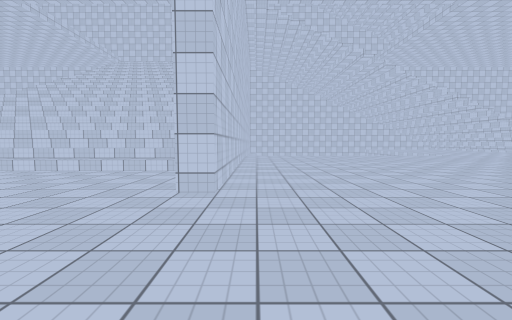
View 1 (above)

19 first-person views from a walk through a Unity game level. The camera is 1.3 m above the floor, tilts 4° down and sees 90° across. The floor is counted in squares, 2 m on a side. Each view is taken from the middle of a square. On the plan, view 1 faces up. The plan holds only what a view shows up to about 9 squares ahead; the rest is blank. The place goes on beyond the plan. Surface patterns are stand-ins for the level's own textures.

View 2
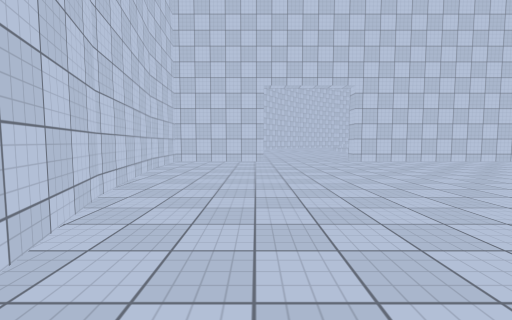

View 3
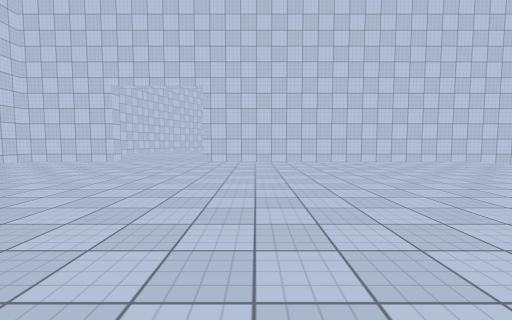

View 4
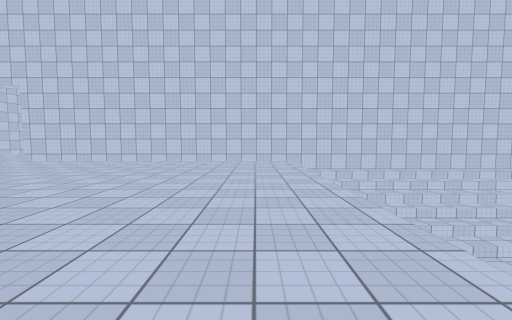

View 5
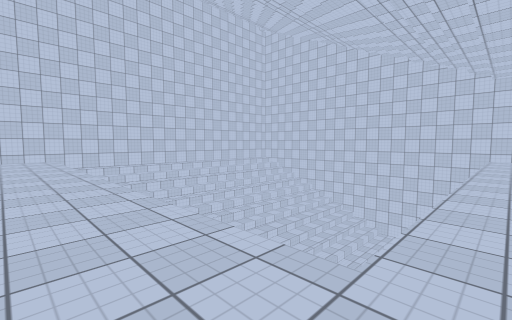

View 6
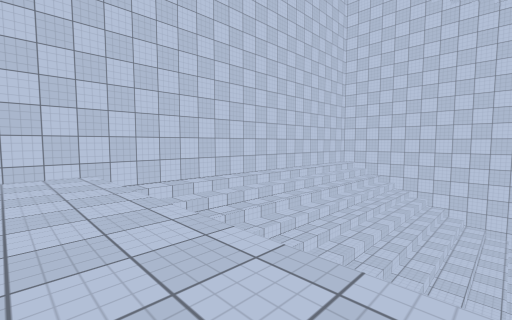

View 7
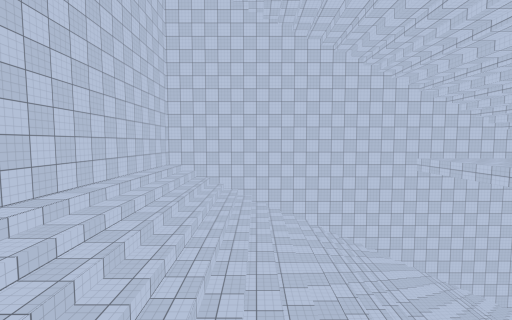

View 8
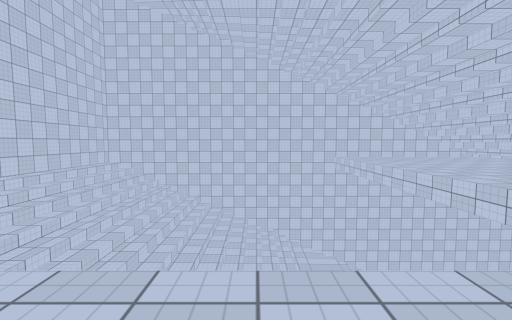

View 9
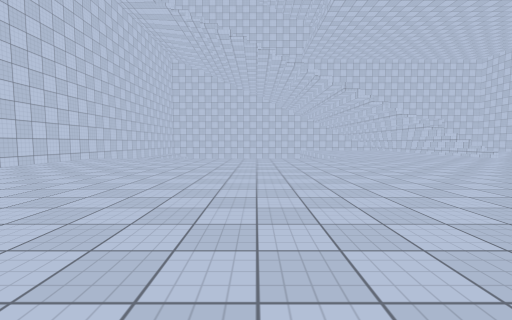

View 10
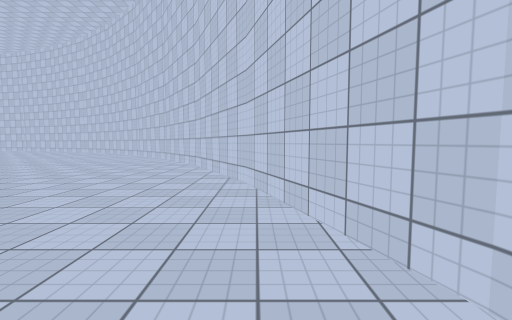

View 11
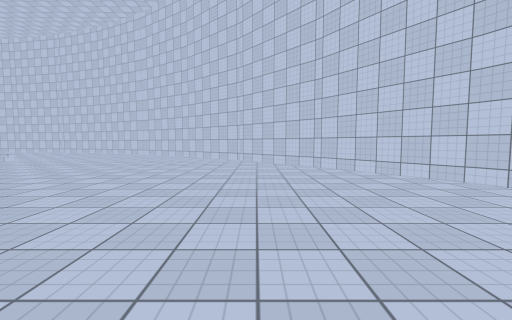

View 12
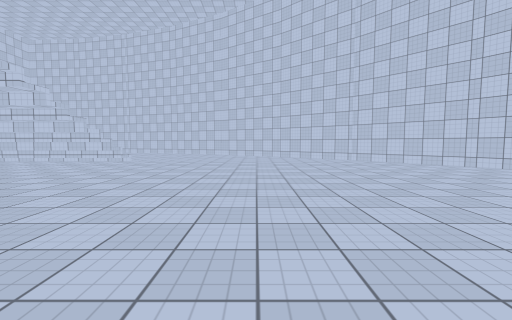

View 13
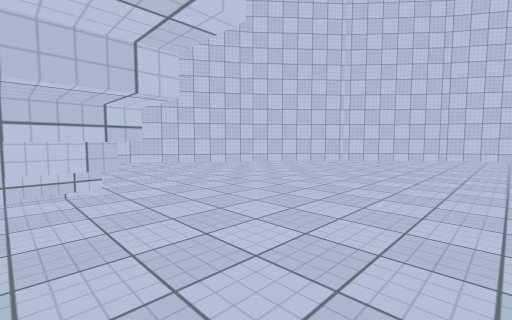

View 14
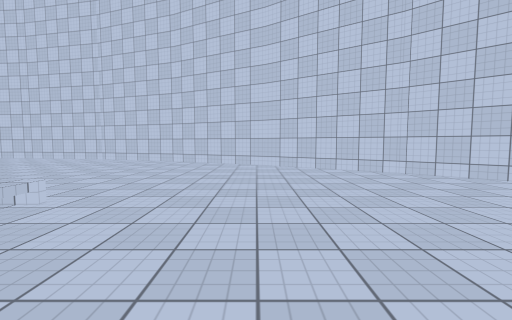

View 15
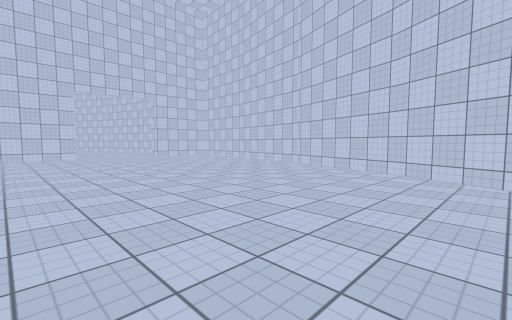

View 16
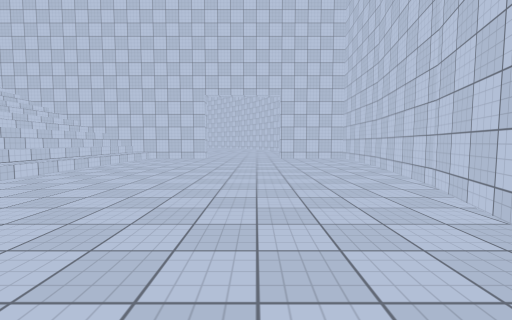

View 17
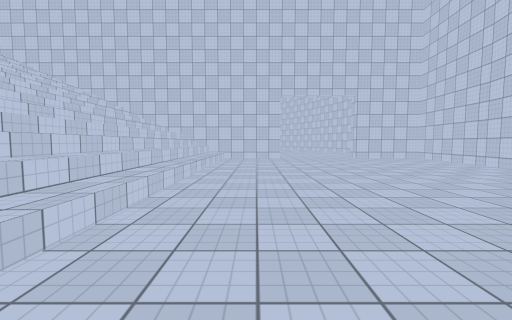

View 18
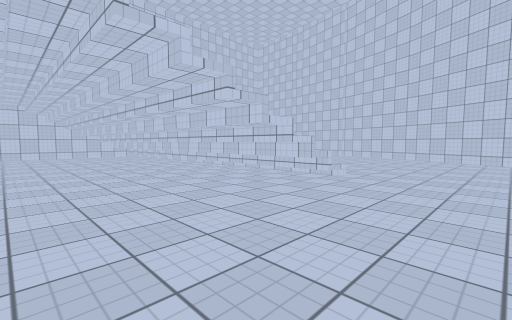

View 19
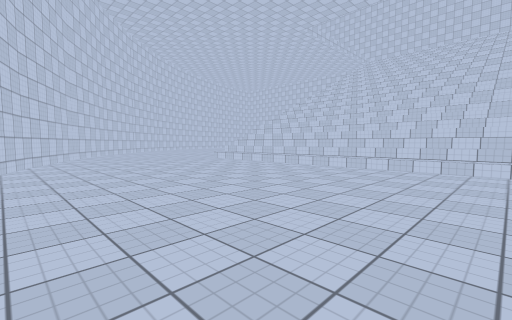

### Floor plan
Key: @ floor where view 1 was taken; # wall or solid block; . floor; / step, stairs or slope.
Columns run from 6 left of view 1 to 24 right of it. Each row starts with its distance up from view 1.
 21      #//////////... //........#
 20      #//////////....//........#
 19      #//////////....//........#
 18      #//////////....//.......##
 17      #//////// /....//.......#
 16      #//////   /....//.......#
 15      #////     /....//.......#
 14      #///      /....//......##
 13      #//       /....//......#
 12      #......................#
 11      #.....................##
 10      #.....................#
  9      #....................##
  8      #...................##
  7 /////#...................#
  6 /////#..................##
  5  ....#.................##
  4   ...#................##
  3    ..................##
  2     ...............###
  1     ..............##
  0      #@.........###
 -1      #........###
 -2      #....#####
 -3      ######

Positions as (right, up) in squares from view 1, and headings:
1: (0, 0), facing up
2: (8, 0), facing left
3: (8, 5), facing left
4: (8, 11), facing left
5: (10, 11), facing up-left
6: (5, 11), facing up-left
7: (3, 12), facing up
8: (6, 11), facing up
9: (6, 2), facing up
10: (4, -1), facing right
11: (7, 4), facing right
12: (7, 8), facing right
13: (12, 13), facing down-right
14: (13, 10), facing right
15: (16, 11), facing up-right
16: (20, 12), facing up
17: (17, 12), facing up
18: (11, 10), facing up-right
19: (22, 21), facing down-left
